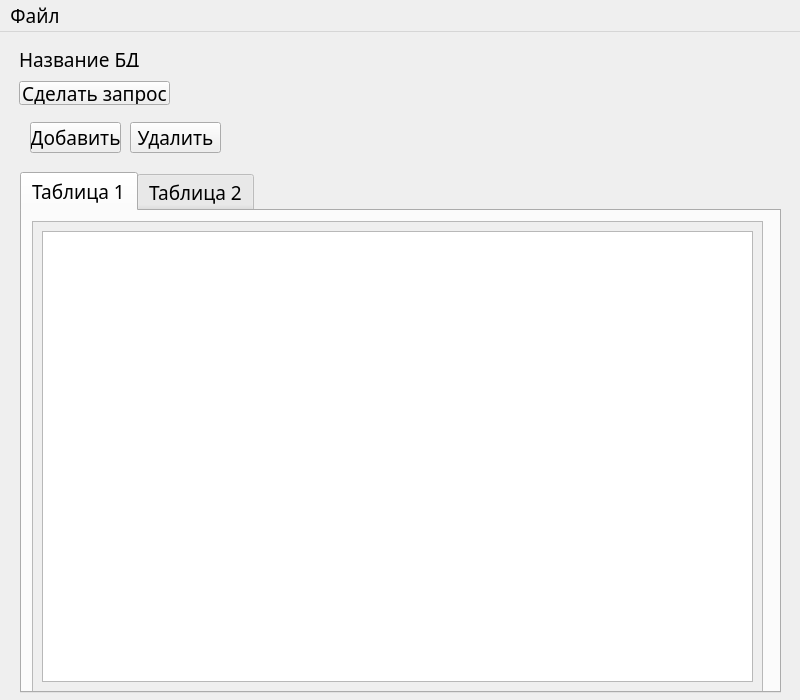
<?xml version="1.0" encoding="UTF-8"?>
<ui version="4.0">
 <class>MW0</class>
 <widget class="QMainWindow" name="MW0">
  <property name="geometry">
   <rect>
    <x>0</x>
    <y>0</y>
    <width>800</width>
    <height>700</height>
   </rect>
  </property>
  <property name="font">
   <font>
    <family>Bahnschrift</family>
    <pointsize>14</pointsize>
   </font>
  </property>
  <property name="windowTitle">
   <string>LabWork</string>
  </property>
  <widget class="QWidget" name="CW01">
   <widget class="QWidget" name="widget" native="true">
    <property name="geometry">
     <rect>
      <x>9</x>
      <y>9</y>
      <width>782</width>
      <height>71</height>
     </rect>
    </property>
    <widget class="QPushButton" name="pushButton">
     <property name="geometry">
      <rect>
       <x>10</x>
       <y>40</y>
       <width>151</width>
       <height>24</height>
      </rect>
     </property>
     <property name="text">
      <string>Сделать запрос</string>
     </property>
    </widget>
    <widget class="QLabel" name="label">
     <property name="geometry">
      <rect>
       <x>10</x>
       <y>10</y>
       <width>231</width>
       <height>16</height>
      </rect>
     </property>
     <property name="text">
      <string>Название БД</string>
     </property>
    </widget>
   </widget>
   <widget class="QStackedWidget" name="stackedWidget">
    <property name="geometry">
     <rect>
      <x>20</x>
      <y>80</y>
      <width>761</width>
      <height>51</height>
     </rect>
    </property>
    <widget class="QWidget" name="page">
     <widget class="QPushButton" name="pushButton_2">
      <property name="geometry">
       <rect>
        <x>10</x>
        <y>10</y>
        <width>91</width>
        <height>31</height>
       </rect>
      </property>
      <property name="text">
       <string>Добавить</string>
      </property>
     </widget>
     <widget class="QPushButton" name="pushButton_3">
      <property name="geometry">
       <rect>
        <x>110</x>
        <y>10</y>
        <width>91</width>
        <height>31</height>
       </rect>
      </property>
      <property name="text">
       <string>Удалить</string>
      </property>
     </widget>
    </widget>
    <widget class="QWidget" name="page_2"/>
   </widget>
   <widget class="QTabWidget" name="tabWidget">
    <property name="geometry">
     <rect>
      <x>20</x>
      <y>140</y>
      <width>761</width>
      <height>521</height>
     </rect>
    </property>
    <property name="currentIndex">
     <number>0</number>
    </property>
    <widget class="QWidget" name="tab">
     <attribute name="title">
      <string>Таблица 1</string>
     </attribute>
     <widget class="QScrollArea" name="scrollArea">
      <property name="geometry">
       <rect>
        <x>10</x>
        <y>10</y>
        <width>731</width>
        <height>471</height>
       </rect>
      </property>
      <property name="widgetResizable">
       <bool>true</bool>
      </property>
      <widget class="QWidget" name="scrollAreaWidgetContents">
       <property name="geometry">
        <rect>
         <x>0</x>
         <y>0</y>
         <width>729</width>
         <height>469</height>
        </rect>
       </property>
       <layout class="QVBoxLayout" name="verticalLayout">
        <item>
         <widget class="QTableView" name="tableView"/>
        </item>
       </layout>
      </widget>
     </widget>
    </widget>
    <widget class="QWidget" name="tab_2">
     <attribute name="title">
      <string>Таблица 2</string>
     </attribute>
     <widget class="QScrollArea" name="scrollArea_2">
      <property name="geometry">
       <rect>
        <x>10</x>
        <y>10</y>
        <width>731</width>
        <height>471</height>
       </rect>
      </property>
      <property name="widgetResizable">
       <bool>true</bool>
      </property>
      <widget class="QWidget" name="scrollAreaWidgetContents_2">
       <property name="geometry">
        <rect>
         <x>0</x>
         <y>0</y>
         <width>729</width>
         <height>469</height>
        </rect>
       </property>
       <widget class="QTableView" name="tableView_2">
        <property name="geometry">
         <rect>
          <x>10</x>
          <y>10</y>
          <width>711</width>
          <height>451</height>
         </rect>
        </property>
       </widget>
      </widget>
     </widget>
    </widget>
   </widget>
  </widget>
  <widget class="QMenuBar" name="QMBar">
   <property name="geometry">
    <rect>
     <x>0</x>
     <y>0</y>
     <width>800</width>
     <height>25</height>
    </rect>
   </property>
   <widget class="QMenu" name="menu">
    <property name="title">
     <string>Файл</string>
    </property>
    <addaction name="action"/>
    <addaction name="action_2"/>
   </widget>
   <addaction name="menu"/>
  </widget>
  <action name="action_8_ZIP_JSON">
   <property name="text">
    <string>ЛР-8 ZIP и JSON</string>
   </property>
  </action>
  <action name="action">
   <property name="text">
    <string>Окрыть БД</string>
   </property>
  </action>
  <action name="action_2">
   <property name="text">
    <string>Создать БД</string>
   </property>
  </action>
 </widget>
 <resources/>
 <connections/>
</ui>
